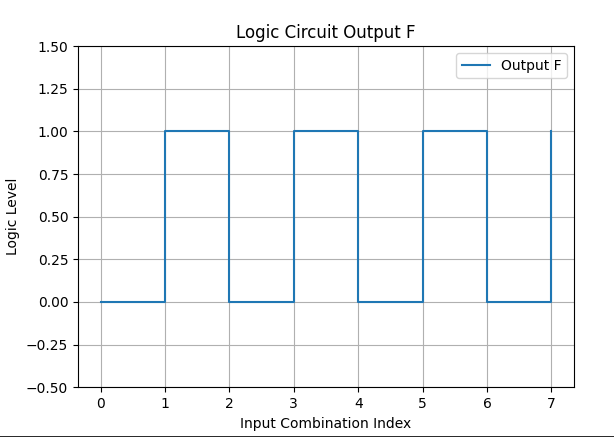

Python code for this plot:
import numpy as np
import matplotlib.pyplot as plt

# 1. Generate all possible input combinations for A, B, C
# Combinations: (0,0,0), (0,0,1), (0,1,0), (0,1,1), (1,0,0), (1,0,1), (1,1,0), (1,1,1)
A = np.array([0, 0, 0, 0, 1, 1, 1, 1])
B = np.array([0, 0, 1, 1, 0, 0, 1, 1])
C = np.array([0, 1, 0, 1, 0, 1, 0, 1])

def solve_logic():
    # Gate 1: XOR(A, B)
    G1 = A ^ B
    
    # Gate 2: XNOR(A, B)
    G2 = 1 - (A ^ B)
    
    # Gate 3: Final 3-input XNOR(G1, G2, C)
    # Logic: 1 if (G1 ^ G2 ^ C) is 0
    F = 1 - (G1 ^ G2 ^ C)
    
    # Identify the index where F is 1
    indices = np.where(F == 1)[0]
    
    print(f"{'A':<5} {'B':<5} {'C':<5} | {'F':<5}")
    print("-" * 25)
    for i in range(len(A)):
        print(f"{A[i]:<5} {B[i]:<5} {C[i]:<5} | {F[i]:<5}")
        
    print("\nCombinations where F = 1:")
    for idx in indices:
        print(f"Option: A={A[idx]}, B={B[idx]}, C={C[idx]}")

# Execute the solver
solve_logic()

# Optional: Visualization (consistent with your sample code style)
plt.step(range(8), (1 - ( (A^B) ^ (1-(A^B)) ^ C )), where='post', label='Output F')
plt.xlabel('Input Combination Index')
plt.ylabel('Logic Level')
plt.title('Logic Circuit Output F')
plt.grid(True)
plt.ylim(-0.5, 1.5)
plt.legend()
plt.show()
